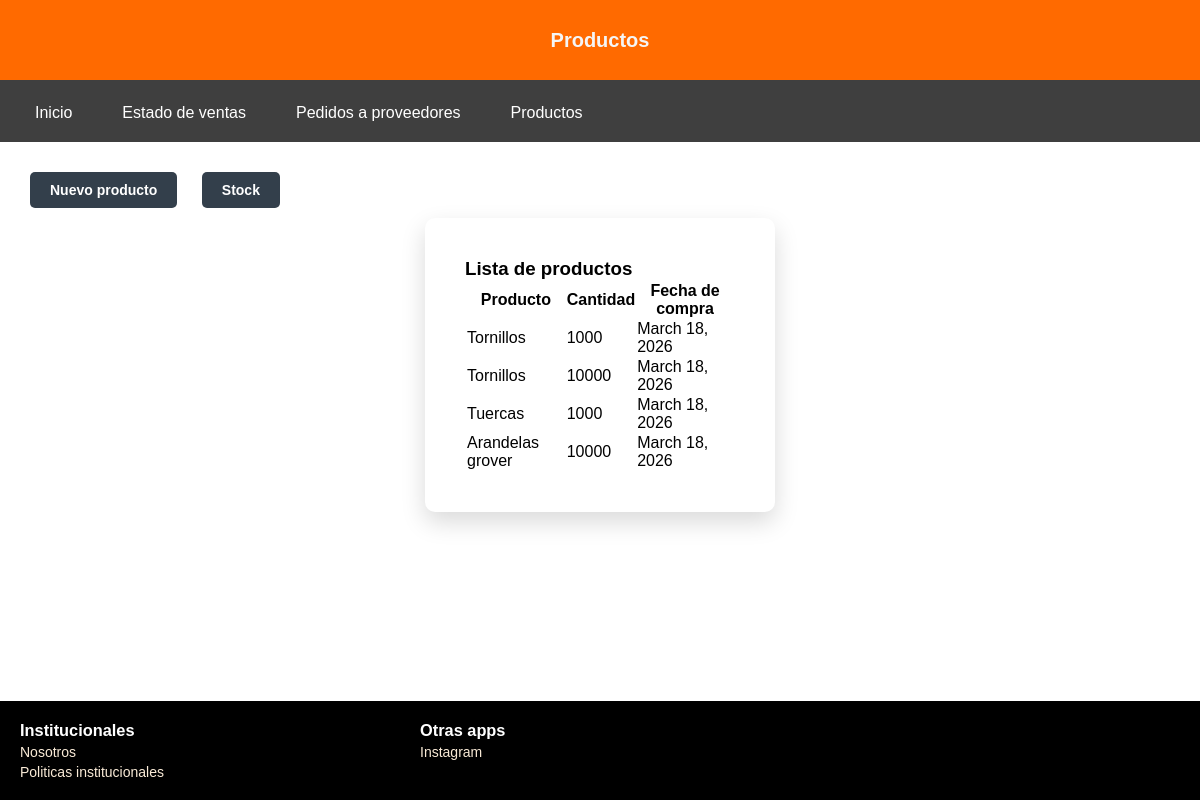
Before: /proyecto/accounts/productos/ with the older database file.
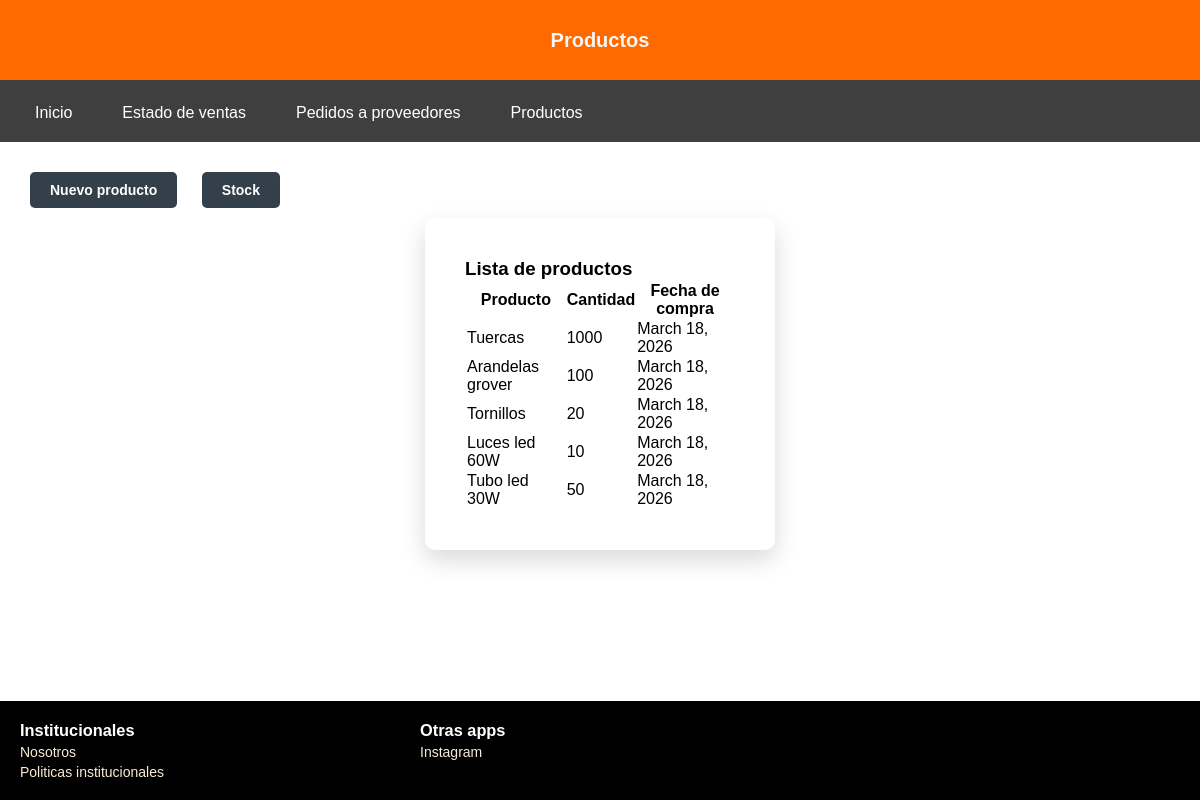
After: the same page with the newer database file.
### accounts/models.py (models this page shows, shortened)
class Producto(models.Model):
    producto = models.CharField(max_length=100)
    cantidad = models.IntegerField()
    fecha = models.DateField(default=timezone.now)

### accounts/views.py (the view)
# urls.py: path('productos/',views.productos, name= "productos"),
def productos(request):
    if request.method == "POST":
        form = NuevoProductoForm(request.POST)
        if form.is_valid():
            Producto.objects.create(
                producto=form.cleaned_data['producto'],
                cantidad=form.cleaned_data['cantidad']
            )
            return redirect('productos')  # recarga la página
    else:
        form = NuevoProductoForm()
    lista_productos = Producto.objects.all()
    return render(request, "accounts/productos.html", {
        "form": form,
        "productos": lista_productos
    })

### accounts/templates/accounts/productos.html (shortened to what this page needs)
{% load static %}
<!DOCTYPE html>
<html lang="es">
<head>
    <link rel="stylesheet" href="{% static 'accounts/styles_productos.css' %}">
</head>
<body>
    <header>
        <h2 class="title">Productos</h2>
    </header>
        <nav>
        <ul class="menu">
            <li><a href="{% url 'general' %}">Inicio</a></li>
            <li class="dropdown">
                <a href="#">Estado de ventas</a>
            </li>
            <li><a href="{% url 'pedidosprov' %}"> Pedidos a proveedores</a></li>
            <li><a href="{% url 'productos' %}"> Productos</a></li>
        </ul>
    </nav>
    <main>
    {% block content %}
        <button type="button" class="btn-nuevo" onclick="abrirModal()">Nuevo producto </button>
        <button type="button" class="btn-nuevo">Stock </button>
        <section>
            <h3>Lista de productos</h3>
            <table>
                <tr>
                    <th>Producto</th>
                    <th>Cantidad</th>
                    <th>Fecha de compra</th>
                </tr>
                    {% for p in productos %}
                <tr>
                    <td>{{ p.producto }}</td>
                    <td>{{ p.cantidad }}</td>
                    <td>{{ p.fecha }}</td>
                </tr>
                {% endfor %}
            </table>
        </section>
    {% endblock %}
    </main>
    <footer>
        <div class="institucionales">
            <h3 class="titulo">Institucionales</h3>
                <a href="{% url 'nosotros' %}">Nosotros</a>
                <a href="{% url 'institucionales' %}">Politicas institucionales</a>
        </div>
        <div class="apps">
            <h3 class="titulo">Otras apps</h3>
                <a href="#">Instagram</a>
        </div>
    </footer>
</body>
</html>

### accounts/static/accounts/styles_productos.css (style rules this page uses)
* { margin: 0; padding: 0; box-sizing: border-box; font-family: Arial, Helvetica, sans-serif; }
html, body { height: 100%; }
body { display: flex; flex-direction: column; min-height: 100vh; background: url("/static/accounts/images/background.png"); background-size: cover; background-position: center; background-repeat: no-repeat; }
header { position: relative; display: flex; align-items: center; height: 80px; background-color: #FF6A00; padding: 0 10px; }
.title { position: absolute; left: 50%; transform: translateX(-50%); color: whitesmoke; font-size: 20px; }
section { background-color: white; padding: 40px; border-radius: 10px; box-shadow: 0px 10px 25px rgba(0, 0, 0, 0.15); width: 350px; height: auto; margin-top: 20px; margin: auto; }
nav { background-color: #3f3f3f; width: 100%; }
.menu { list-style: none; display: flex; gap: 20px; padding: 10px 20px; }
.menu li { position: relative; }
.menu a { color: white; text-decoration: none; padding: 10px 15px; display: block; }
main { flex: 1; display: block; padding: 20px; }
.btn-nuevo { background-color: #333F4B; color: white; margin: 10px; padding: 10px 20px; font-weight: bold; font-size: 14px; border-radius: 5px; border: none; cursor: pointer; text-align: center; width: auto; }
footer { display: grid; grid-template-columns: 1fr 1fr 1fr; gap: 40px; background-color: black; color: white; padding: 20px; font-size: 14px; }
a { display: flex; grid-template-columns: 100px ; gap: 8px 30px; text-decoration: none; color: antiquewhite; margin-top: 4px ; }

Changed rows visible on the page:
removed Producto: producto "Tornillos", cantidad "1000", fecha "March 18, 2026"
removed Producto: producto "Tornillos", cantidad "10000", fecha "March 18, 2026"
changed Producto "Arandelas grover": cantidad "10000" → "100"
added Producto: producto "Tornillos", cantidad "20", fecha "March 18, 2026"
added Producto: producto "Luces led 60W", cantidad "10", fecha "March 18, 2026"
added Producto: producto "Tubo led 30W", cantidad "50", fecha "March 18, 2026"
